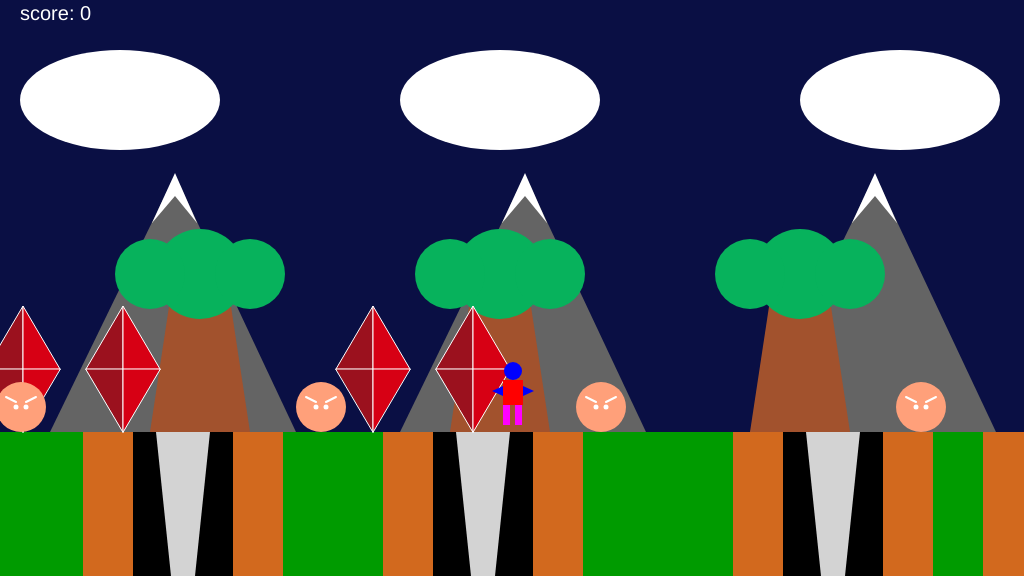
Frame 1 (no input)
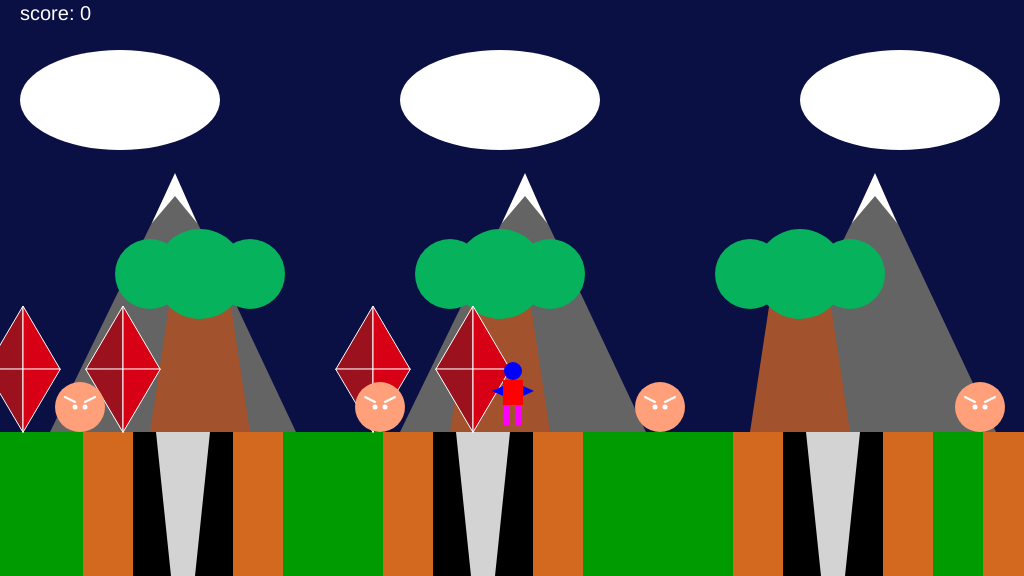
Frame 60 (no input)
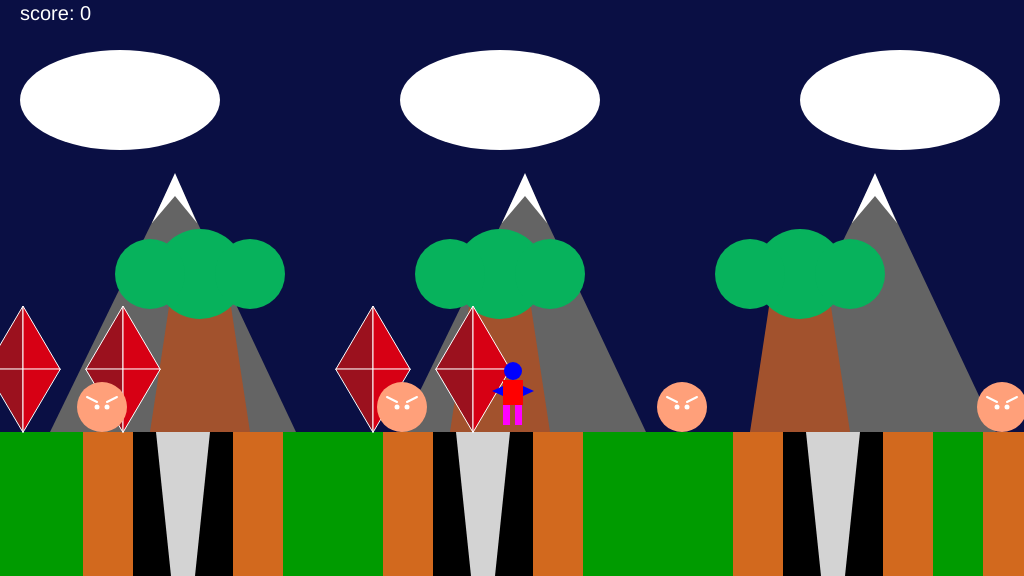
Frame 120 (the mouse pressed at the canvas centre since frame 60)

The p5.js sketch that drew these frames (run headless with seeded random() and noise() and a simulated clock; from frame 60 on, the mouse is pressed at the canvas centre):

// p5.js sketch
// ── sketch.js
/*

The Game Project 6

*/

var gameChar_x;
var gameChar_y;
var floorPos_y;
var scrollPos;
var gameChar_world_x;
var treePos_y;

var isLeft;
var isRight;
var isFalling;
var isPlummeting;
var trees_x;
var clouds_x;
var mountains_x;
var canyons_x;
var collectables_x;

var game_score;
var flagpole;

var enemies;
 

function setup()
{
	//Initialise Variables
    createCanvas(1024, 576);
	floorPos_y = height * 3/4;
    startGame();
	
}
function startGame()
{
    gameChar_x = width/2;
	gameChar_y = floorPos_y;
    treePos_y = 100;
	// Variable to control the background scrolling.
	scrollPos = 0;
    

	// Variable to store the real position of the gameChar in the game
	// world. Needed for collision detection.
	gameChar_world_x = gameChar_x - scrollPos;

	// Boolean variables to control the movement of the game character.
	isLeft = false;
	isRight = false;
	isFalling = false;
	isPlummeting = false;

	// Initialise arrays of scenery objects.
    trees_x =[-600,-300,0];
    clouds_x=
             [
                 {Xpos:20, y_pos: 100, size:50},
                 {Xpos:400, y_pos: 100, size:50},
                 {Xpos:800, y_pos: 100, size:50}
             ];

    
    mountains_x=
                [
                     {Xpos:-350, y_pos:100},
                     {Xpos:0, y_pos:100},
                     {Xpos:350, y_pos:100}
                ];
    
    canyons_x=
                [
                    {Xpos:650, width:100},
                    {Xpos:300, width:100},
                    {Xpos:900, width:100},
                    {Xpos:0, width:100}
                ];
    
    collectables_x=
                    [
                        {Xpos:-200, y_pos:100, size:50, isFound:false},
                        {Xpos:50, y_pos:100, size:50, isFound:false},
                        {Xpos:-300, y_pos:100, size:50, isFound:false},
                        {Xpos:150, y_pos:100, size:50, isFound:false}
                    ];
    
    
              
  


    //Initialise game score count
    game_score = 0;

    
    //Initialise flagpole object
    flagpole = {x_pos:1300, isReached:false};

    enemies = [];
    enemies.push(new Enemy(20,432,100));
    enemies.push(new Enemy(320,432,100));
    enemies.push(new Enemy(600,432,100));
    enemies.push(new Enemy(920,432,100));
}

function draw()
{
	background(10, 15, 68); // fill the sky blue

	noStroke();
	fill(0,155,0);
	rect(0, floorPos_y, width, height/4); // draw some green ground
    
    push();
    translate(scrollPos,0);
	// Draw clouds.
    drawClouds();

	// Draw mountains.
    drawMountains();

	// Draw trees.
    drawTrees();
    
    
    

	// Draw canyons.
    for( var i=0; i<canyons_x.length; i++)
        {
            drawCanyon(canyons_x[i]);
            checkCanyon(canyons_x[i]);
        }

	// Draw collectable items.
    for( var i=0; i<collectables_x.length; i++)
        {
            if(collectables_x[i].isFound==false)
        {
            drawCollectable(collectables_x[i]);
            checkCollectable(collectables_x[i]);
        }
        
        }
        
    if (flagpole.isReached == false)
        {
            checkFlagpole();
        }
    
    //Render Flagpole
    renderFlagpole();
    
    for ( var i = 0; i < enemies.length; i++)
        {
            enemies[i].update();
            enemies[i].draw();
    
    if(enemies[i].isContact(gameChar_world_x,gameChar_y))
        {
            startGame();
        }
             
        }
    
	// Draw game character.
	pop();
	drawGameChar();
    
    //Draw Score Text
    
    fill(255);
    noStroke();
    textSize(20);
    text("score: " + game_score, 20, 20);

	// Logic to make the game character move.
	
    if (isPlummeting)
        {
            gameChar_y +=7; 
        }

    
    
    if(isLeft)
	{
		if(gameChar_x > width * 0.2)
        {
            gameChar_x -= 5;
        }
		else
        {
            scrollPos += 5;
        }
	}

	if(isRight)
	{
		if(gameChar_x < width * 0.8)
        {
            gameChar_x  += 5;
        }
		else
        {
            scrollPos -= 5; // negative for moving against the background
        }
        
	}

	// Logic to make the game character fall.
    if(gameChar_y < floorPos_y)
        
        {
            gameChar_y +=5;
            isFalling=true;
        }

    else
    
        {   
            isFalling=false; 
        }

	// Update real position of gameChar for collision detection.
	gameChar_world_x = gameChar_x - scrollPos;
}



// ---------------------
// Key control functions
// ---------------------

function keyPressed()
{

	console.log("press" + keyCode);
	console.log("press" + key);
    
    if (keyCode==37)
        {
            isLeft=true;
        }
    
    if(keyCode==39)
        {
            isRight=true;
        }
    
    if(keyCode==32 && gameChar_y == floorPos_y)
        {
            gameChar_y -=100;
        }

}

function keyReleased()
{

	console.log("release" + keyCode);
	console.log("release" + key);
    
    if (keyCode==37)
        {
        isLeft=false;
        }
    
    if(keyCode==39)
        {
        isRight=false;
        }
    
}


// ------------------------------
// Game character render function
// ------------------------------

// Function to draw the game character.

function drawGameChar()
{
	// draw game character
    if(isLeft && isPlummeting)
	
    {
        fill(0,0,255);
        ellipse(gameChar_x+1,gameChar_y-61 ,18);
        fill(255,0,0);
        rect(gameChar_x-9,gameChar_y-52,20,25);
        fill(255,0,255);
        quad(gameChar_x+3,gameChar_y-27,gameChar_x+10,gameChar_y-27,gameChar_x+16,gameChar_y-8,gameChar_x+10,gameChar_y-8);
        quad(gameChar_x,gameChar_y-27,gameChar_x-20,gameChar_y-15,gameChar_x-20,gameChar_y-22,gameChar_x-9,gameChar_y-27);
        fill(0,0,255);
        triangle(gameChar_x-9,gameChar_y-46,gameChar_x-9,gameChar_y-36,gameChar_x-20,gameChar_y-51);
        triangle(gameChar_x+11,gameChar_y-46,gameChar_x+11,gameChar_y-36,gameChar_x+22,gameChar_y-30);
    }
	
    else if(isRight && isPlummeting)
	
    {
		fill(0,0,255);
        ellipse(gameChar_x+1,gameChar_y-61 ,18);
        fill(255,0,0);
        rect(gameChar_x-9,gameChar_y-52,20,25);
        fill(255,0,255);
        quad(gameChar_x-2,gameChar_y-27,gameChar_x-8,gameChar_y-8,gameChar_x-14,gameChar_y-8,gameChar_x-9,gameChar_y-27);
        quad(gameChar_x+10,gameChar_y-27,gameChar_x+21,gameChar_y-20,gameChar_x+21,gameChar_y-13,gameChar_x+3,gameChar_y-27);
        fill(0,0,255);
        triangle(gameChar_x-9,gameChar_y-46,gameChar_x-9,gameChar_y-36,gameChar_x-20,gameChar_y-31);
        triangle(gameChar_x+11,gameChar_y-46,gameChar_x+11,gameChar_y-36,gameChar_x+22,gameChar_y-50);
    }
	
    else if(isLeft)
	
    {
		fill(0,0,255);
        ellipse(gameChar_x+1,gameChar_y-61 ,18);
        fill(255,0,0);
        rect(gameChar_x-9,gameChar_y-52,20,25);
        fill(255,0,255);
        rect(gameChar_x+3,gameChar_y-27,7,20);
        quad(gameChar_x-2,gameChar_y-27,gameChar_x-7,gameChar_y-8,gameChar_x-14,gameChar_y-8,gameChar_x-9,gameChar_y-27);
        fill(0,0,255);
        triangle(gameChar_x-9,gameChar_y-46,gameChar_x-9,gameChar_y-36,gameChar_x-20,gameChar_y-51);
        triangle(gameChar_x+11,gameChar_y-46,gameChar_x+11,gameChar_y-36,gameChar_x+22,gameChar_y-30);
    }
	
    else if(isRight)
	
    {
		fill(0,0,255);
        ellipse(gameChar_x+1,gameChar_y-61 ,18);
        fill(255,0,0);
        rect(gameChar_x-9,gameChar_y-52,20,25);
        fill(255,0,255);
        rect(gameChar_x-9,gameChar_y-27,7,20);
        quad(gameChar_x+3,gameChar_y-27,gameChar_x+10,gameChar_y-27,gameChar_x+16,gameChar_y-8,gameChar_x+10,gameChar_y-8);
        fill(0,0,255);
        triangle(gameChar_x-9,gameChar_y-46,gameChar_x-9,gameChar_y-36,gameChar_x-20,gameChar_y-31);
        triangle(gameChar_x+11,gameChar_y-46,gameChar_x+11,gameChar_y-36,gameChar_x+22,gameChar_y-50);
    }
	
    else if(isFalling || isPlummeting)
	
    {
		fill(0,0,255);
        ellipse(gameChar_x+1,gameChar_y-61 ,18);
        fill(255,0,0);
        rect(gameChar_x-9,gameChar_y-52,20,25);
        fill(255,0,255);
        quad(gameChar_x+10,gameChar_y-27,gameChar_x+21,gameChar_y-20,gameChar_x+21,gameChar_y-13,gameChar_x+3,gameChar_y-27);
        quad(gameChar_x-9,gameChar_y-27,gameChar_x-2,gameChar_y-27,gameChar_x+4,gameChar_y-8,gameChar_x-2,gameChar_y-8);
        fill(0,0,255);
        triangle(gameChar_x+11,gameChar_y-46,gameChar_x+11,gameChar_y-36,gameChar_x+22,gameChar_y-41);
        triangle(gameChar_x-9,gameChar_y-46,gameChar_x-9,gameChar_y-36,gameChar_x+2,gameChar_y-41);
    }
	
    else
	
    {
        fill(0,0,255);
        ellipse(gameChar_x + 1,gameChar_y - 61,18);
        fill(255,0,0);
        rect(gameChar_x-9,gameChar_y-52,20,25);
        fill(255,0,255);
        rect(gameChar_x-9,gameChar_y-27,7,20);
        rect(gameChar_x+3,gameChar_y-27,7,20);
        fill(0,0,255);
        triangle(gameChar_x-9,gameChar_y-46,gameChar_x-9,gameChar_y-36,gameChar_x-20,gameChar_y-41);
        triangle(gameChar_x+11,gameChar_y-46,gameChar_x+11,gameChar_y-36,gameChar_x+22,gameChar_y-41);	
    }
}

// ---------------------------
// Background render functions
// ---------------------------

// Function to draw cloud objects.
function drawClouds()
{
    for(var i = 0; i < clouds_x.length; i++)
    {
        fill(255);
        ellipse(clouds_x[i].Xpos+100,clouds_x[i].y_pos,clouds_x[i].size+150,clouds_x[i].size+50);
    }
}

// Function to draw mountains objects.
function drawMountains()
{
    for(var i = 0; i < mountains_x.length; i++)
    {
        fill(100);
        triangle(mountains_x[i].Xpos+400,mountains_x[i].y_pos+332,mountains_x[i].Xpos+646,mountains_x[i].y_pos+332,mountains_x[i].Xpos+525,mountains_x[i].y_pos+75);
        fill(255);
        triangle(mountains_x[i].Xpos+502,mountains_x[i].y_pos+123,mountains_x[i].Xpos+525,mountains_x[i].y_pos+73,mountains_x[i].Xpos+547,mountains_x[i].y_pos+123);
        fill(100);
        triangle(mountains_x[i].Xpos+502,mountains_x[i].y_pos+123,mountains_x[i].Xpos+525,mountains_x[i].y_pos+96,mountains_x[i].Xpos+547,mountains_x[i].y_pos+123);
    }
}

// Function to draw trees objects.
function drawTrees()
{
    for (var i =0; i < trees_x.length; i++)
    {
        fill(162,82,45);
        quad(trees_x[i]+750,treePos_y+332,trees_x[i]+770,treePos_y+200,trees_x[i]+830,treePos_y+200,
        trees_x[i]+850,treePos_y+332);
        fill(7,178,92);
        ellipse(trees_x[i]+800,treePos_y+174,90);
        ellipse(trees_x[i]+750,treePos_y+174,70);
        ellipse(trees_x[i]+850,treePos_y+174,70);
    }
}

// ---------------------------------
// Canyon render and check functions
// ---------------------------------

// Function to draw canyon objects.

function drawCanyon(t_canyon)
{
    fill(210,105,30);
    rect(t_canyon.Xpos+83,432,t_canyon.width+100,144);
    fill(0);
    rect(t_canyon.Xpos+133,432,t_canyon.width,144);
    fill(211,211,211);
    quad(t_canyon.Xpos+171,576,t_canyon.Xpos+156,432,t_canyon.Xpos+210,432,t_canyon.Xpos+195,576);
}

// Function to check character is over a canyon.

function checkCanyon(t_canyon)
{
    if (gameChar_world_x > t_canyon.Xpos+150 && gameChar_world_x < t_canyon.Xpos+200 && gameChar_y == floorPos_y )
        {
            isPlummeting = true;
        }
    if (gameChar_y > height + 60)
        {
            startGame();
        }
}

// ----------------------------------
// Collectable items render and check functions
// ----------------------------------

// Function to draw collectable objects.

function drawCollectable(t_collectable)
{
        stroke(255);
        fill(155,17,30);
        triangle(t_collectable.Xpos+286,t_collectable.y_pos+269,t_collectable.Xpos+323,t_collectable.y_pos+206,t_collectable.Xpos+323,t_collectable.y_pos+269);
        triangle(t_collectable.Xpos+286,t_collectable.y_pos+269,t_collectable.Xpos+323,t_collectable.y_pos+269,t_collectable.Xpos+323,t_collectable.y_pos+332);

        fill(215,0,20);
        triangle(t_collectable.Xpos+323,t_collectable.y_pos+269,t_collectable.Xpos+323,t_collectable.y_pos+206,t_collectable.Xpos+360,t_collectable.y_pos+269);
        triangle(t_collectable.Xpos+360,t_collectable.y_pos+269,t_collectable.Xpos+323,t_collectable.y_pos+269,t_collectable.Xpos+323,t_collectable.y_pos+332);
}

// Function to check character has collected an item.

function checkCollectable(t_collectable)
{
    var d = dist(gameChar_world_x,gameChar_y,t_collectable.Xpos,t_collectable.y_pos);
        
        if(d < 483)
        {
            t_collectable.isFound = true; 
            game_score +=1;
        }
}

//Function to render flagpole
function renderFlagpole()
{
    
    stroke(150);
    strokeWeight(5);
    line(flagpole.x_pos,floorPos_y,flagpole.x_pos, floorPos_y-200);
    if(flagpole.isReached)
        
        {
        noStroke();
        fill(255,255,0);
        rect(flagpole.x_pos, floorPos_y-200,50,50);   
        }
     
    else
        {
          noStroke();
          fill(168,175,199);
          rect(flagpole.x_pos, floorPos_y-50,50,50);    
        }

}

function checkFlagpole()
{
    var d= abs(gameChar_world_x - flagpole.x_pos);
    
    if (d < 50)
    {
        flagpole.isReached = true;
    }
    
}

function Enemy(x,y,range)
{
    this.x = x;
    this.y = y;
    this.range = range;
    this.current_x = x;
    this.incr = 1;
    
    this.draw = function()
    {
        
        fill(255,160,122);
        noStroke();
        ellipse(this.current_x,this.y -25, 50);
        fill(255);
        ellipse(this.current_x - 5,this.y -25,5);
        ellipse(this.current_x +5,this.y - 25,5);
        stroke(255);
        strokeWeight(2);
        line(
            this.current_x - 15,
            this.y - 35,
            this.current_x - 5,
            this.y - 30.
        );
        line(
            this.current_x + 15,
            this.y - 35,
            this.current_x + 5,
            this.y - 30
        );
        
    }
    
    this.update = function()
    {
        this.current_x += this.incr;
        
        if(this.current_x < this.x)
            {
                this.incr = 1;
            }
        else if(this.current_x > this.x + this.range)
            {
                this.incr = -1;
            }
    }
    
    this.isContact = function(gm_x,gm_y)
    {
        //returns true if contact is made
       var d =  dist(gm_x,gm_y,this.current_x,this.y);
        
        if(d < 25)
            {
                return true;
            }
            
        else
            {
                return false;
            }
    }
}
